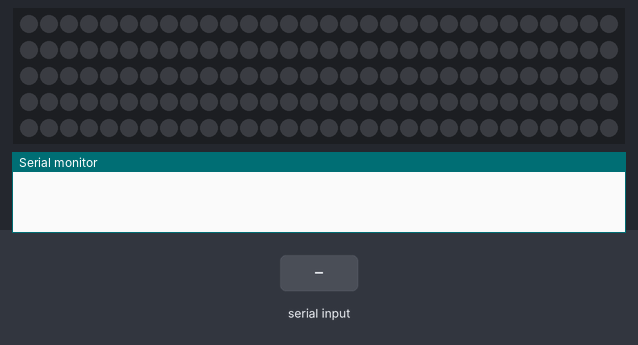
Simulated run of this sketch. Board: Arduino Uno, built with avr-gcc and run on an emulated ATmega328P. Shown: 150 RGB LEDs in strip order, left to right, continuing on the next row, the last lines printed to the serial monitor. Inputs (shaded band) come from the test bench.

Above: at 1.2 s.
1.3 s: "wipe-red\n" received over Serial
At 1.77 s:
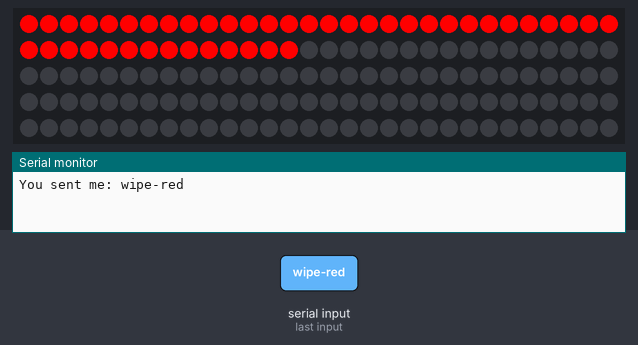
At 2.38 s:
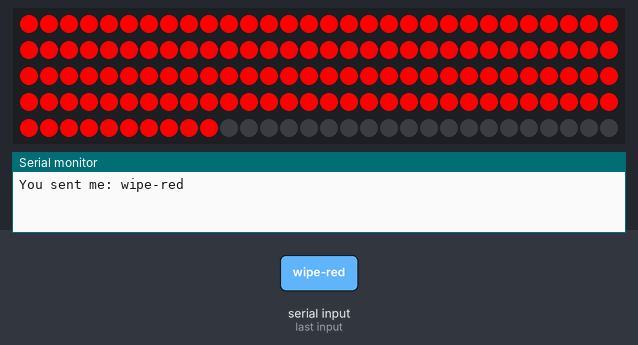
4.0 s: "1\n" received over Serial
Timing chart, 0 to 7.0 s (numbered marks = the images above; inputs shaded):
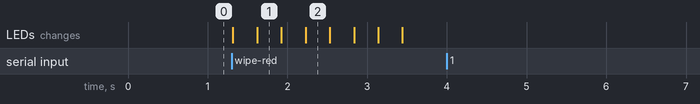

Measured:
- after the input at 1.3 s, the LEDs: first change at once (image 1 shows a later state)

The sketch:

test-serial.ino
```cpp
#include <Adafruit_NeoPixel.h>

String received;

#define NUM_LIGHTS 150
#define LIGHTS_PIN 6
#define MIRROR 37

Adafruit_NeoPixel strip = Adafruit_NeoPixel(NUM_LIGHTS, LIGHTS_PIN, NEO_GRB + NEO_KHZ800);

void setup() {
  // put your setup code here, to run once:
  Serial.begin(9600);

  strip.begin();
  strip.show(); // Initialize all pixels to 'off'

//  run("wipe-red");
}

void loop() {
  // send data only when you receive data:
  if (Serial.available() > 0) {
    received = Serial.readStringUntil('\n');
    Serial.print("You sent me: ");
    Serial.println(received);
    run(received);
  }
}

void run(String cmd) {
  if (cmd == "wipe-red") {
    colorWipe(strip.Color(255, 0, 0), 1); // Red
    colorWipe(strip.Color(0, 0, 0), 1); // Off
  }

}

// Fill the dots one after the other with a color
void colorWipe(uint32_t c, uint8_t wait) {
  for(uint16_t i=0; i<strip.numPixels(); i++) {
    strip.setPixelColor(i, c);
    strip.show();
    delay(wait);
  }
}
```
